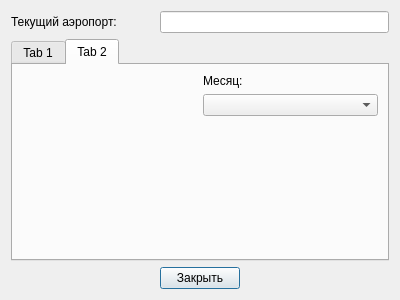
<?xml version="1.0" encoding="UTF-8"?>
<ui version="4.0">
 <class>Dialog</class>
 <widget class="QDialog" name="Dialog">
  <property name="geometry">
   <rect>
    <x>0</x>
    <y>0</y>
    <width>400</width>
    <height>300</height>
   </rect>
  </property>
  <property name="windowTitle">
   <string>Dialog</string>
  </property>
  <layout class="QGridLayout" name="gridLayout">
   <item row="1" column="0" colspan="3">
    <widget class="QTabWidget" name="tabWidget">
     <property name="whatsThis">
      <string>&lt;html&gt;&lt;head/&gt;&lt;body&gt;&lt;p&gt;Год&lt;/p&gt;&lt;/body&gt;&lt;/html&gt;</string>
     </property>
     <property name="currentIndex">
      <number>1</number>
     </property>
     <widget class="QWidget" name="tb_year">
      <attribute name="title">
       <string>Tab 1</string>
      </attribute>
      <layout class="QGridLayout" name="gridLayout_2">
       <item row="0" column="0">
        <widget class="QWidget" name="wd_yearGraph" native="true"/>
       </item>
      </layout>
     </widget>
     <widget class="QWidget" name="tb_month">
      <attribute name="title">
       <string>Tab 2</string>
      </attribute>
      <layout class="QGridLayout" name="gridLayout_3">
       <item row="1" column="1">
        <widget class="QComboBox" name="cb_month"/>
       </item>
       <item row="0" column="1">
        <widget class="QLabel" name="lb_month">
         <property name="text">
          <string>Месяц:</string>
         </property>
        </widget>
       </item>
       <item row="2" column="1">
        <spacer name="verticalSpacer">
         <property name="orientation">
          <enum>Qt::Vertical</enum>
         </property>
         <property name="sizeHint" stdset="0">
          <size>
           <width>20</width>
           <height>119</height>
          </size>
         </property>
        </spacer>
       </item>
       <item row="0" column="0" rowspan="3">
        <widget class="QWidget" name="wd_monthGraph" native="true"/>
       </item>
      </layout>
     </widget>
    </widget>
   </item>
   <item row="0" column="0">
    <widget class="QLabel" name="lb_airportCurrent">
     <property name="text">
      <string>Текущий аэропорт:</string>
     </property>
    </widget>
   </item>
   <item row="2" column="2">
    <spacer name="horizontalSpacer">
     <property name="orientation">
      <enum>Qt::Horizontal</enum>
     </property>
     <property name="sizeHint" stdset="0">
      <size>
       <width>142</width>
       <height>20</height>
      </size>
     </property>
    </spacer>
   </item>
   <item row="2" column="0">
    <spacer name="horizontalSpacer_2">
     <property name="orientation">
      <enum>Qt::Horizontal</enum>
     </property>
     <property name="sizeHint" stdset="0">
      <size>
       <width>142</width>
       <height>20</height>
      </size>
     </property>
    </spacer>
   </item>
   <item row="0" column="1" colspan="2">
    <widget class="QLineEdit" name="le_airportCurrent"/>
   </item>
   <item row="2" column="1">
    <widget class="QPushButton" name="pb_closeDialog">
     <property name="text">
      <string>Закрыть</string>
     </property>
    </widget>
   </item>
  </layout>
 </widget>
 <tabstops>
  <tabstop>le_airportCurrent</tabstop>
  <tabstop>tabWidget</tabstop>
  <tabstop>cb_month</tabstop>
  <tabstop>pb_closeDialog</tabstop>
 </tabstops>
 <resources/>
 <connections/>
</ui>
